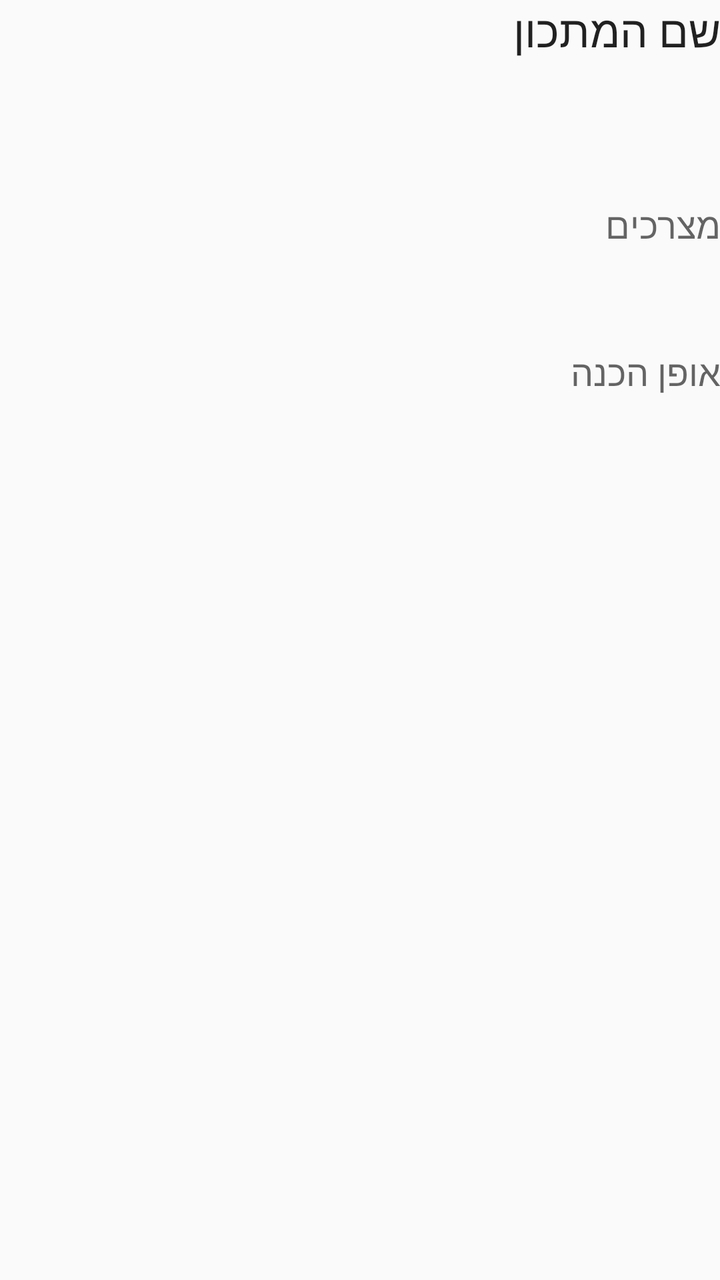
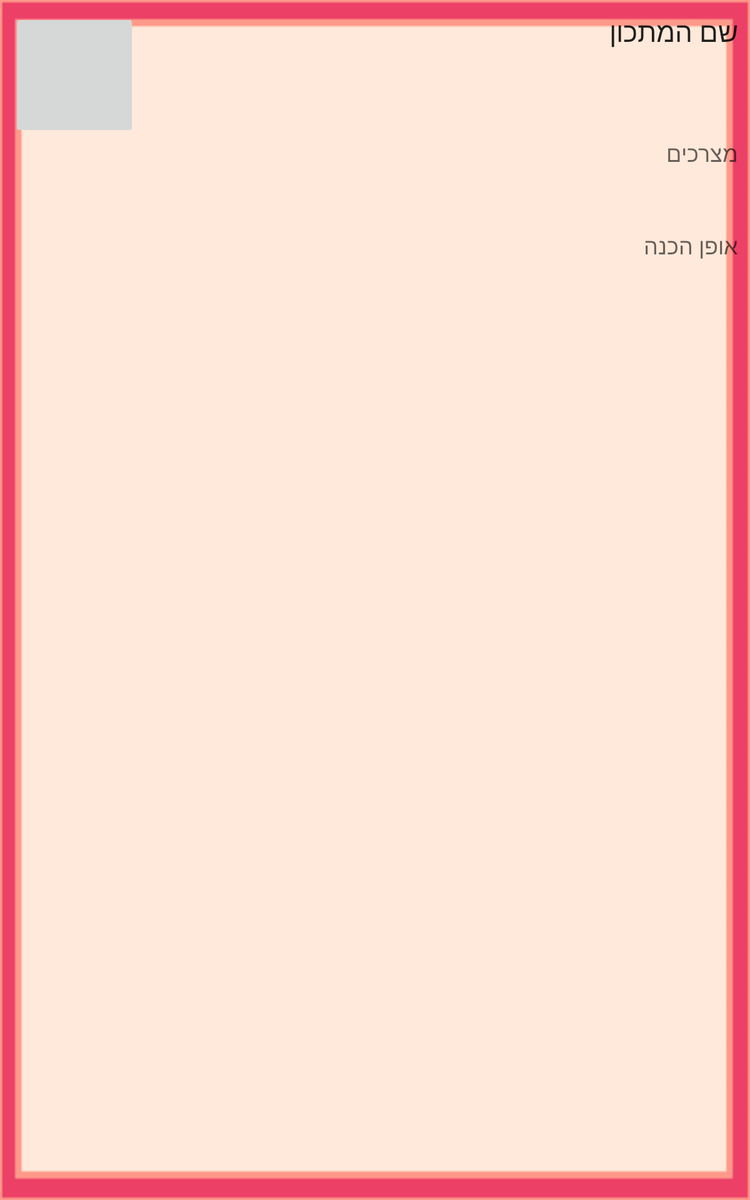

The same Android screen from two of the app's own layout files: first res/layout/ as a phone draws it, then the author's variant for another configuration, drawn on a device whose configuration selects that folder. Both files follow.
<!-- AndroidManifest.xml: application theme AppTheme -->
<!-- res/layout/activity_recipe.xml -->
<RelativeLayout xmlns:android="http://schemas.android.com/apk/res/android"
    xmlns:tools="http://schemas.android.com/tools" android:layout_width="match_parent"
    android:layout_height="match_parent" android:paddingLeft="@dimen/activity_horizontal_margin"
    android:paddingRight="@dimen/activity_horizontal_margin"
    android:paddingTop="@dimen/activity_vertical_margin"
    android:paddingBottom="@dimen/activity_vertical_margin"
    tools:context="com.example.lenovo.myrecipecollection.recipeActivity">

    <ScrollView
        android:layout_width="fill_parent"
        android:layout_height="fill_parent"
        android:id="@+id/scrollView1"

        >

        <RelativeLayout
            android:layout_width="fill_parent"
            android:layout_height="fill_parent"
            >
    <TextView
        android:layout_width="wrap_content"
        android:layout_height="wrap_content"
        android:textAppearance="?android:attr/textAppearanceLarge"
        android:text="שם המתכון"
        android:id="@+id/showRecipeNameTitle"
        android:layout_alignParentTop="true"
        android:layout_alignParentEnd="true" />

     <ImageView
        android:layout_width="100dp"
        android:layout_height="100dp"
         android:maxWidth="100dp"
         android:maxHeight="100dp"
        android:id="@+id/showIcon"
        android:layout_alignParentTop="true"
        android:layout_alignParentStart="true"
         android:layout_alignLeft="@+id/showRecipeNameTitle"/>

    <TextView
        android:layout_width="wrap_content"
        android:layout_height="wrap_content"
        android:textAppearance="?android:attr/textAppearanceMedium"
        android:text="מצרכים"
        android:id="@+id/showIngsTitle"
        android:layout_below="@+id/showIcon"
        android:layout_alignParentEnd="true"
         />

    <TextView
        android:layout_width="fill_parent"
        android:layout_height="wrap_content"
        android:id="@+id/showIngs"
        android:layout_below="@+id/showIngsTitle"
        android:layout_alignParentEnd="true"
        android:backgroundTint="#ffffa390" />

    <TextView
        android:layout_width="wrap_content"
        android:layout_height="wrap_content"
        android:textAppearance="?android:attr/textAppearanceMedium"
        android:text="אופן הכנה"
        android:id="@+id/showInstructionsTitle"
        android:layout_below="@+id/showIngs"
        android:layout_alignParentEnd="true"
        android:layout_marginTop="30dp" />

    <TextView
        android:layout_width="fill_parent"
        android:layout_height="wrap_content"
        android:id="@+id/showInstructions"
        android:layout_below="@+id/showInstructionsTitle"
        android:layout_alignParentEnd="true"

        />


        </RelativeLayout>
    </ScrollView>
</RelativeLayout>
<!-- resources referenced by this layout -->
<resources>
  <style name="AppTheme" parent="AppTheme.Base">
          
      </style>
  <style name="AppTheme.Base" parent="Theme.AppCompat.Light.NoActionBar">
  
          <item name="colorPrimary">@color/primaryColor</item>
          <item name="colorPrimaryDark">@color/primaryColorDark</item>
          
          
          <item name="colorAccent">@color/accentColor</item>
      </style>
  <color name="primaryColor">#EC4067</color>
  <color name="primaryColorDark">#9A275A</color>
  <color name="accentColor">#f7f0d4</color>
</resources>
<!-- res/layout-large/activity_recipe.xml (the author's variant of the layout above) -->
<!-- drawn on a 7-inch tablet held upright -->
<RelativeLayout xmlns:android="http://schemas.android.com/apk/res/android"
    android:background="@drawable/framebackground"
    xmlns:tools="http://schemas.android.com/tools" android:layout_width="match_parent"
    android:layout_height="match_parent" android:paddingLeft="@dimen/activity_horizontal_margin"
    android:paddingRight="@dimen/activity_horizontal_margin"
    android:paddingTop="@dimen/activity_vertical_margin"
    android:paddingBottom="@dimen/activity_vertical_margin"
    tools:context="com.example.lenovo.myrecipecollection.recipeActivity">

    <ScrollView

        android:layout_width="fill_parent"
        android:layout_height="fill_parent"
        android:id="@+id/scrollView1"

        android:layout_alignParentTop="false"
        android:layout_alignParentBottom="false"
        android:layout_alignParentStart="false"
        android:layout_alignParentEnd="false">

        <RelativeLayout
            android:layout_width="fill_parent"
            android:layout_height="fill_parent"

            >
    <TextView
        android:layout_width="wrap_content"
        android:layout_height="wrap_content"
        android:textAppearance="?android:attr/textAppearanceLarge"
        android:text="שם המתכון"
        android:id="@+id/showRecipeNameTitle"
        android:layout_alignParentTop="true"
        android:layout_alignParentEnd="true"
        android:layout_marginRight="10dp"
        android:layout_marginTop="10dp" />

     <ImageButton
        android:layout_width="100dp"
        android:layout_height="100dp"
         android:maxWidth="100dp"
         android:maxHeight="100dp"
        android:id="@+id/showIcon"
        android:layout_alignParentTop="true"
        android:layout_alignParentStart="true"
         android:layout_alignLeft="@+id/showRecipeNameTitle"
         android:layout_marginLeft="10dp"
         android:layout_marginTop="10dp"
         android:onClick="enlargePic"
         android:adjustViewBounds="true"
         android:scaleType="fitXY" />

    <TextView
        android:layout_width="wrap_content"
        android:layout_height="wrap_content"
        android:textAppearance="?android:attr/textAppearanceMedium"
        android:text="מצרכים"
        android:id="@+id/showIngsTitle"
        android:layout_below="@+id/showIcon"
        android:layout_alignParentEnd="true"
        android:layout_marginRight="10dp" />

    <TextView
        android:layout_width="fill_parent"
        android:layout_height="wrap_content"
        android:id="@+id/showIngs"
        android:layout_below="@+id/showIngsTitle"
        android:layout_alignParentEnd="true"
        android:backgroundTint="#ffffa390"
        android:layout_marginRight="10dp" />

    <TextView
        android:layout_width="wrap_content"
        android:layout_height="wrap_content"
        android:textAppearance="?android:attr/textAppearanceMedium"
        android:text="אופן הכנה"
        android:id="@+id/showInstructionsTitle"
        android:layout_below="@+id/showIngs"
        android:layout_alignParentEnd="true"
        android:layout_marginTop="30dp"
        android:layout_marginRight="10dp" />

    <TextView
        android:layout_width="fill_parent"
        android:layout_height="wrap_content"
        android:id="@+id/showInstructions"
        android:layout_below="@+id/showInstructionsTitle"
        android:layout_alignParentEnd="true"

        android:layout_marginRight="10dp" />


        </RelativeLayout>
    </ScrollView>

</RelativeLayout>
<!-- resources referenced by the variant -->
<!-- as a 7-inch tablet held upright resolves them -->
<resources>
  <!-- drawable framebackground: jpg bitmap (drawable, 1917 bytes) -->
  <style name="AppTheme" parent="AppTheme.Base">
          
      </style>
  <style name="AppTheme.Base" parent="Theme.AppCompat.Light.NoActionBar">
  
          <item name="colorPrimary">@color/primaryColor</item>
          <item name="colorPrimaryDark">@color/primaryColorDark</item>
          
          
          <item name="colorAccent">@color/accentColor</item>
      </style>
  <color name="primaryColor">#EC4067</color>
  <color name="primaryColorDark">#9A275A</color>
  <color name="accentColor">#f7f0d4</color>
</resources>
